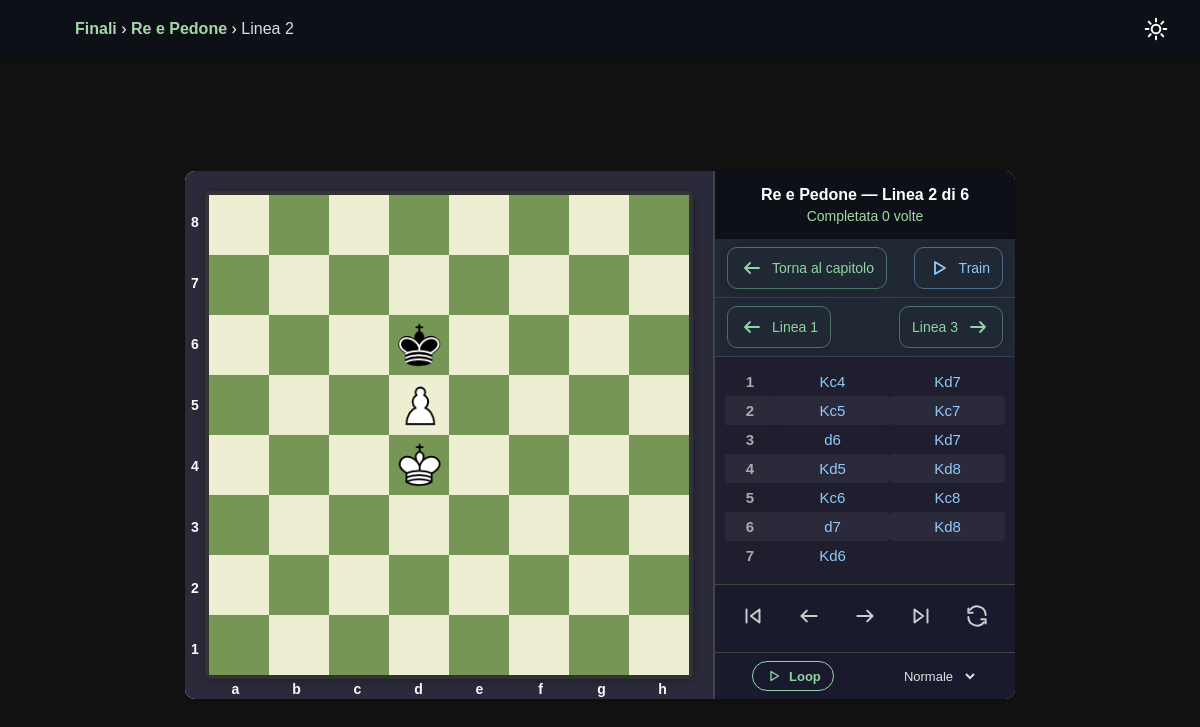
Page /finali/1/line/2/ on the committed database.
### repertoire/models.py (models this page shows, shortened)
class FinaleCapitolo(models.Model):
    nome = models.CharField(max_length=100, unique=True)
    descrizione = models.TextField(blank=True, null=True)
    ordine = models.PositiveIntegerField(default=0)
    fen_preview = models.TextField(
        blank=True,
        null=True,
        help_text="FEN per la miniatura del capitolo. Se vuoto, usa la prima linea.",
    )
    class Meta:
        ordering = ["ordine", "nome"]

class ReviewFieldsMixin(models.Model):
    completamenti = models.PositiveIntegerField(default=0)
    last_reviewed = models.DateTimeField(blank=True, null=True)
    due_at = models.DateTimeField(blank=True, null=True)
    review_attempts = models.PositiveIntegerField(default=0)
    mistakes = models.PositiveIntegerField(default=0)
    accuracy = models.FloatField(default=0)
    class Meta:
        abstract = True

class FinaleLine(ReviewFieldsMixin, models.Model):
    capitolo = models.ForeignKey(FinaleCapitolo, on_delete=models.CASCADE, related_name="linee")
    numero = models.PositiveIntegerField(default=0, null=True, blank=True)
    titolo = models.CharField(max_length=200, blank=True, null=True)
    fen_start = models.TextField()
    pgn = models.TextField()
    note = models.TextField(blank=True, null=True)
    flipped = models.BooleanField(default=False)
    difficolta = models.CharField(max_length=20, choices=DIFFICOLTA_CHOICES, default="media", blank=True)
    parent = models.ForeignKey(
        "self",
        null=True,
        blank=True,
        on_delete=models.SET_NULL,
        related_name="varianti",
    )
    class Meta:
        ordering = ["numero"]

### repertoire/views.py (the view)
# urls.py: path("finali/<int:capitolo_id>/line/<int:line_num>/", views.finale_line_detail, name="finale_line_detail"),
def finale_line_detail(request, capitolo_id, line_num):
    capitolo = get_object_or_404(FinaleCapitolo, pk=capitolo_id)
    linee = list(
        FinaleLine.objects.filter(capitolo=capitolo, parent__isnull=True)
        .filter(_numbered_line_filter())
        .order_by("numero", "id")
    )
    if not (1 <= line_num <= len(linee)):
        return render(request, "404.html", status=404)
    line = linee[line_num - 1]
    prev_line = linee[line_num - 2] if line_num > 1 else None
    next_line = linee[line_num] if line_num < len(linee) else None
    return render(
        request,
        "repertoire/finale_line_detail.html",
        {
            "capitolo": capitolo,
            "line": line,
            "prev_line": prev_line,
            "next_line": next_line,
            "total_lines": len(linee),
            "line_position": line_num,
        },
    )

### repertoire/views.py (called while the page is built)
def _numbered_line_filter():
    return Q(numero__isnull=False) & Q(numero__gt=0)

### repertoire/templates/repertoire/finale_line_detail.html (shortened to what this page needs)
{% load static %}
<!DOCTYPE html>
<html lang="it">
<head>
</head>
<body>
<header class="header-bar">
  <div class="header-content">
    <div class="breadcrumb-header">
      <a href="{% url 'finali_list' %}">Finali</a> ›
      <a href="{% url 'finali_chapter_detail' capitolo.id %}">{{ capitolo.nome }}</a>
      {% if line %}
        › <span>Linea {{ line.numero }}</span>
      {% endif %}
    </div>
    <button id="darkToggle" title="Cambia tema" aria-label="Cambia tema"></button>
  </div>
</header>
<div class="container">
  <div class="board-container">
    <div style="display:flex;align-items:flex-start;gap:8px;">
      <div class="board-wrapper">
        <div class="board" id="board"></div>
        <div class="rank-labels">
        </div>
        <div class="file-labels">
        </div>
      </div>
    </div>
  </div>
  <div class="sidebar">
    <div class="sidebar-header">
      {{ capitolo.nome }} — Linea {{ line_position }} di {{ total_lines }}
      <div style="font-size:14px; font-weight:normal; color:#a5d6a7; margin-top:4px;">
        Completata {{ line.completamenti }} volte
      </div>
    </div>
    <div class="action-bar">
      <a href="{% url 'finali_chapter_detail' capitolo.id %}" class="btn-nav">
        <svg class="ui-icon" aria-hidden="true"><use href="#icon-arrow-left"></use></svg> Torna al capitolo
      </a>
      <a href="{% url 'finale_line_training' capitolo.id line.numero %}" class="btn-nav primary">
        <svg class="ui-icon" aria-hidden="true"><use href="#icon-play"></use></svg> Train
      </a>
    </div>
    {% if prev_line or next_line %}
    <div class="action-bar">
      {% if prev_line %}
        <a href="{% url 'finale_line_detail' capitolo.id prev_line.numero %}" class="btn-nav">
          <svg class="ui-icon" aria-hidden="true"><use href="#icon-arrow-left"></use></svg> Linea {{ prev_line.numero }}
        </a>
      {% else %}<span></span>{% endif %}
      {% if next_line %}
        <a href="{% url 'finale_line_detail' capitolo.id next_line.numero %}" class="btn-nav">
          Linea {{ next_line.numero }} <svg class="ui-icon" aria-hidden="true"><use href="#icon-arrow-right"></use></svg>
        </a>
      {% else %}<span></span>{% endif %}
    </div>
    {% endif %}
    <div class="move-list-container">
      <table class="move-table" id="moveTable"><tbody></tbody></table>
    </div>
    <div class="controls">
      <button id="firstMove"><svg class="ui-icon" aria-hidden="true"><use href="#icon-skip-start"></use></svg></button>
      <button id="prevMove"><svg class="ui-icon" aria-hidden="true"><use href="#icon-arrow-left"></use></svg></button>
      <button id="nextMove"><svg class="ui-icon" aria-hidden="true"><use href="#icon-arrow-right"></use></svg></button>
      <button id="lastMove"><svg class="ui-icon" aria-hidden="true"><use href="#icon-skip-end"></use></svg></button>
      <button id="flipBoard" title="Ruota la scacchiera"><svg class="ui-icon" aria-hidden="true"><use href="#icon-rotate"></use></svg></button>
    </div>
    <div class="controls" style="gap:8px;padding:8px 12px;">
      <button id="loopBtn" title="Riproduci in loop" style="font-size:13px;font-weight:600;padding:5px 12px;border:1px solid #8fd4a3;border-radius:16px;color:#8fd4a3;background:transparent;cursor:pointer;display:inline-flex;align-items:center;gap:6px;">
        <svg class="ui-icon" aria-hidden="true" style="width:18px;height:18px;"><use href="#icon-play"></use></svg> Loop
      </button>
      <select id="loopSpeed" style="font-size:13px;padding:4px 8px;border-radius:12px;border:1px solid var(--border);background:var(--bg-card);color:var(--text);cursor:pointer;">
        <option value="900" selected>Normale</option>
      </select>
    </div>
  </div>
</div>
</body>
</html>

### repertoire/templates/repertoire/finale_line_detail.html (style rules this page uses)
body { font-family: Arial, sans-serif; background: #f5f5f5; margin: 0; height: 100vh; display: flex; justify-content: center; align-items: center; }
.container { display: flex; background: #ffffff; border-radius: 10px; box-shadow: 0 4px 15px rgba(0,0,0,0.2); overflow: hidden; }
.board-container { padding: 20px; background: #dfe3e6; }
.board { width: 480px; height: 480px; display: grid; grid-template-columns: repeat(8, 1fr); grid-template-rows: repeat(8, 1fr); border: 4px solid #333; border-radius: 6px; box-shadow: 0 2px 8px rgba(0,0,0,0.3); }
.dark { background: #769656; }
.sidebar { width: 300px; background: #fff; border-left: 2px solid #ccc; display: flex; flex-direction: column; }
.sidebar-header { padding: 15px; background: #2c3e50; color: white; font-weight: bold; text-align: center; }
.action-bar { background: #f2f2f2; padding: 8px 12px; border-bottom: 1px solid #ddd; display: flex; justify-content: space-between; align-items: center; gap: 10px; }
table.move-table { width: 100%; border-collapse: collapse; }
.move-list-container { flex: 1; overflow-y: auto; padding: 10px; }
.controls { border-top: 1px solid #ddd; padding: 10px; display: flex; justify-content: space-around; background: #fafafa; }
.controls button { font-size: 20px; border: none; background: none; cursor: pointer; padding: 8px; transition: 0.2s; }
.ui-icon { width: 24px; height: 24px; flex: 0 0 auto; }
.controls button .ui-icon { width: 26px; height: 26px; }
#darkToggle { background:none; border:none; cursor:pointer; padding:6px; border-radius:8px; color:white; display:inline-flex; align-items:center; justify-content:center; }
.btn-nav { text-decoration: none; background: transparent; color: #8fd4a3; padding: 8px 12px; border-radius: 10px; font-size: 14px; display: inline-flex; align-items: center; gap: 8px; border: 1px solid rgba(143, 212, 163, 0.42); box-shadow: 0 2px 8px rgba(0,0,0,0.08); transition: background 0.2s ease, border-color 0.2s ease, box-shadow 0.2s ease, transform 0.2s ease, color 0.2s ease; }
.btn-nav.primary { color: #8fc7ff; border-color: rgba(143, 199, 255, 0.42); }
.board-wrapper { position: relative; display: inline-block; }
.rank-labels { position: absolute; top: 0; left: -20px; height: 100%; width: 20px; display: grid; grid-template-rows: repeat(8, 1fr); justify-items: center; align-items: center; font-weight: bold; color: #333; font-size: 14px; }
.file-labels { position: absolute; bottom: -20px; left: 0; width: 100%; height: 20px; display: grid; grid-template-columns: repeat(8, 1fr); justify-items: center; align-items: center; font-weight: bold; color: #333; font-size: 14px; }
html.dark body { background: #121212; color: #e0e0e0; transition: background .25s, color .25s; }
html.dark .sidebar { background: #1e1e2e; border-left-color: #444; }
html.dark .sidebar-header { background: #0d1117; }
html.dark .board-container { background: #2a2a3a; }
html.dark .move-list-container { background: #1e1e2e; }
html.dark .controls { background: #1a1a2e; border-top-color: #444; }
html.dark .controls button { color: #ccc; }
html.dark .btn-nav { background: transparent; }
html.dark .action-bar { background: #202833; border-bottom-color: #334155; }
html.dark .rank-labels, html.dark .file-labels { color: #f8fafc; }
.header-bar { width: 100%; background: #2c3e50; color: white; padding: 10px 25px; box-shadow: 0 2px 6px rgba(0,0,0,0.25); position: fixed; top: 0; left: 0; z-index: 100; }
html.dark .header-bar { background: #0d1117; }
.header-content { display: flex; justify-content: space-between; align-items: center; max-width: 1100px; margin: 0 auto; }
.breadcrumb-header a { text-decoration: none; color: #a5d6a7; font-weight: 600; }
.breadcrumb-header span { color: #ddd; }
.container { margin-top: 70px; }

### rows in the picture
FinaleCapitolo: nome "Re e Pedone"
FinaleLine: numero "2", completamenti "0"
FinaleLine: numero "1"
FinaleLine: numero "3"

### other values in the picture
{{ line_position }} "2"
{{ total_lines }} "6"
